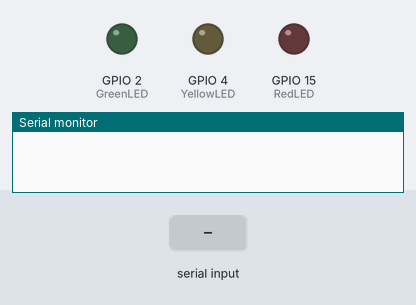
A sketch run on a simulated ESP32. On the bench: output pins drawn as LEDs (lit = HIGH), the last lines printed to the serial monitor. Inputs (shaded band) come from the test bench. Nothing arrives over Bluetooth unless stated.

Above: at 1.2 s.
1.3 s: "1" received over the second serial link
At 2.2 s:
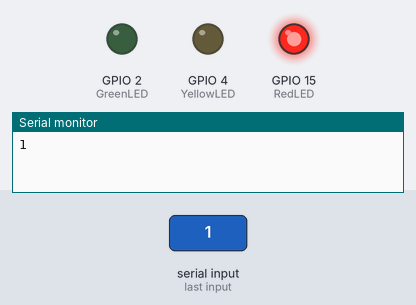
2.8 s: "3" received over the second serial link
At 3.1 s:
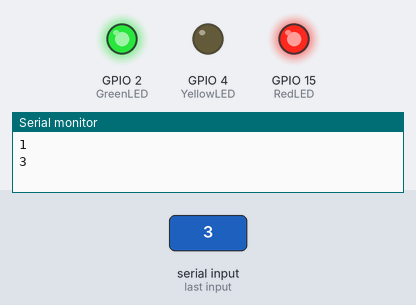
4.3 s: "0" received over the second serial link
At 5.5 s:
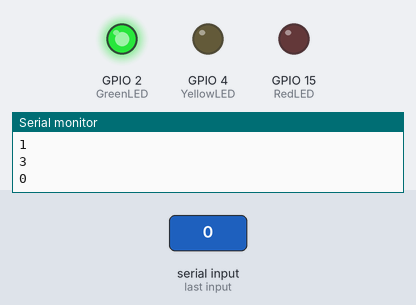
5.8 s: "5" received over the second serial link
At 6.8 s:
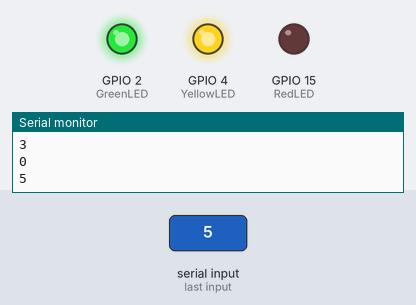
7.3 s: "2" received over the second serial link
At 8.0 s:
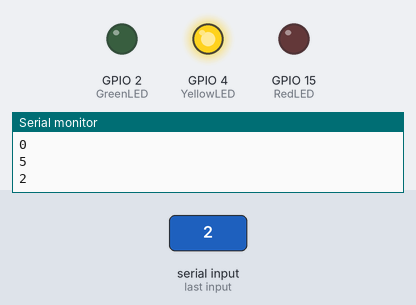
8.8 s: "4" received over the second serial link
At 10.1 s:
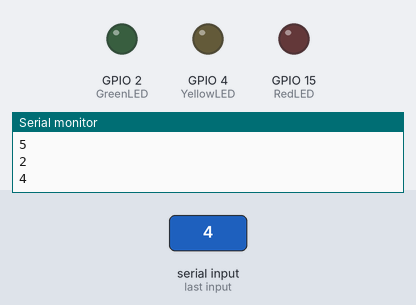
Timing chart, 0 to 11.3 s (numbered marks = the images above; inputs shaded):
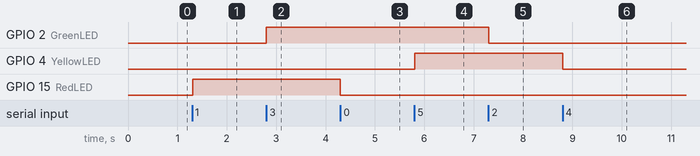

Measured:
- after the input at 1.3 s, GPIO 15 (RedLED): LOW → HIGH at once
- after the input at 2.8 s, GPIO 2 (GreenLED): LOW → HIGH at once
- after the input at 4.3 s, GPIO 15 (RedLED): HIGH → LOW at once
- after the input at 5.8 s, GPIO 4 (YellowLED): LOW → HIGH at once
- after the input at 7.3 s, GPIO 2 (GreenLED): HIGH → LOW at once
- after the input at 8.8 s, GPIO 4 (YellowLED): HIGH → LOW at once

The sketch:

19_ESP32_BlueTooth_Chat_Communication.ino
```cpp
#include <BluetoothSerial.h>
BluetoothSerial BT;
int RedLED = 15;
int GreenLED = 2;
int YellowLED = 4;


void setup() {
  pinMode(RedLED,OUTPUT);//紅燈
  pinMode(GreenLED,OUTPUT);//綠燈
  pinMode(YellowLED,OUTPUT);//黃燈

  Serial.begin(115200);
  BT.begin("DOU_BT24");//自己設定ESP32的藍芽名稱
}

void loop() {
  //檢查序列監控視窗是否有輸入資料
  String Sdata="";
  String BTdata="";
  while (Serial.available())
  {
    //讀取序列資料
    char Schar = Serial.read();//一次讀一個字元
    Sdata = Sdata + Schar;
  }

  if (Sdata!="") BT.println(Sdata);

  //檢查藍芽內是否有資料
  while (BT.available()) {
    //讀取藍芽資料
    char BTchar = BT.read();
    BTdata = BTdata + BTchar;
  }

  if (BTdata!="") Serial.println(BTdata);

  if (BTdata == "0") digitalWrite(RedLED,LOW);
  if (BTdata == "1") digitalWrite(RedLED,HIGH);

  if (BTdata == "2") digitalWrite(GreenLED,LOW);
  if (BTdata == "3") digitalWrite(GreenLED,HIGH);

  if (BTdata == "4") digitalWrite(YellowLED,LOW);
  if (BTdata == "5") digitalWrite(YellowLED,HIGH);

  delay(10);
}
```
